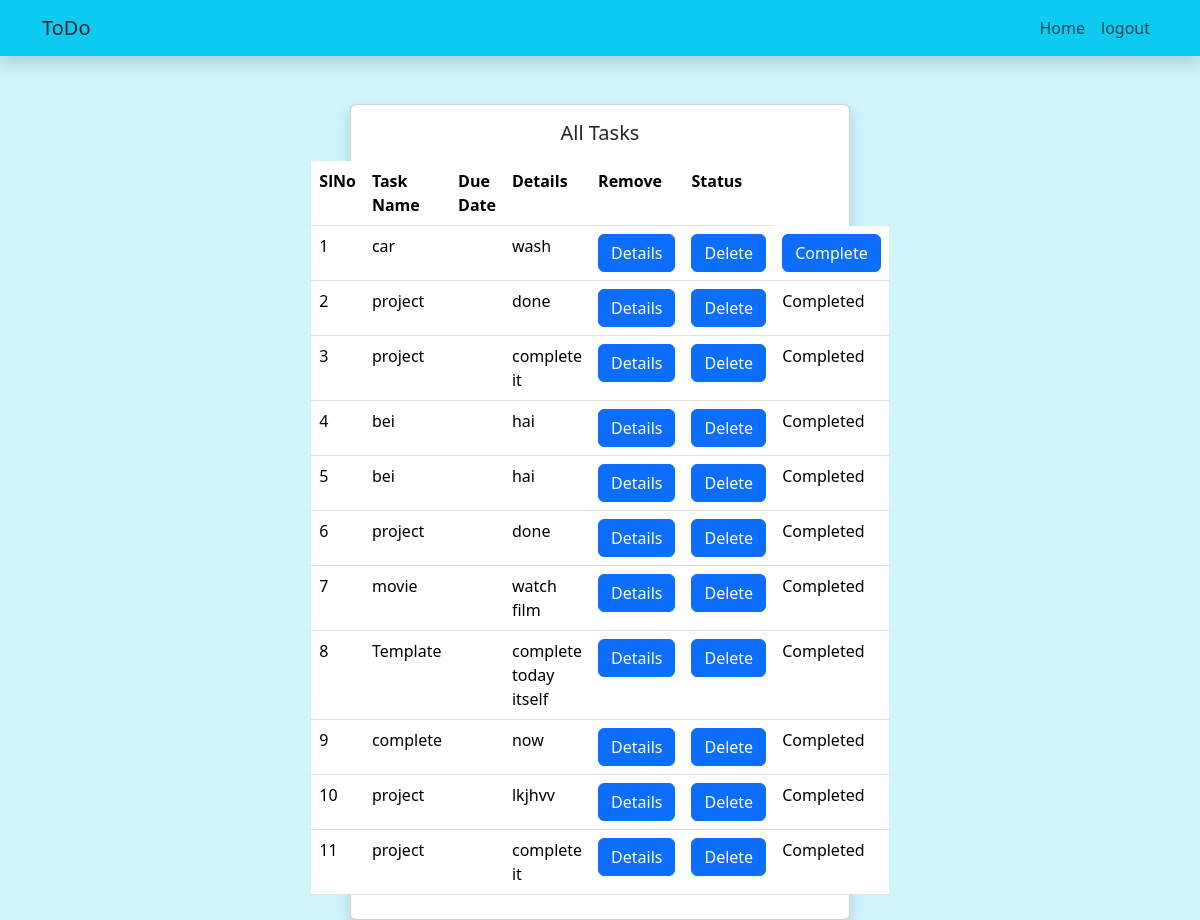
The app's page /task_manager/alltask/ (signed in) with its own data.
### task_manager/models.py (models this page shows, shortened)
class TaskModel(models.Model):
    task_name = models.CharField(max_length=100)
    task_description = models.TextField(max_length=200)
    created_date = models.DateTimeField(auto_now_add=True)
    due_date = models.DateTimeField()
    priority_level = [
        ("low","low"),
        ("medium","medium"),
        ("high","high")
    ]
    priority = models.CharField(max_length=10,choices=priority_level)
    point = models.IntegerField(default=0)
    status =models.BooleanField(default=False)
    user = models.ForeignKey(User,on_delete=models.CASCADE)

### task_manager/views.py (the view)
# urls.py: path('task_manager/alltask/',TaskReadView.as_view(),name="all_task"),
class TaskReadView(View):
    def get(self,request):
        data = TaskModel.objects.filter(user=request.user).order_by("status").values('id','task_name','task_description','status')
        return render(request,"alltask.html",{'data':data})

### task_manager/templates/alltask.html (shortened to what this page needs)
<!DOCTYPE html>
<html lang="en">
<head>
    <link href="https://cdn.jsdelivr.net/npm/bootstrap@5.3.3/dist/css/bootstrap.min.css" rel="stylesheet"
>
</head>
<body class="bg-info-subtle">
    <div>
        <nav class="navbar navbar-expand-lg bg-info bg-gradients shadow">
            <div class="container">
                <a href="" class="navbar-brand card-title">
                    ToDo
                </a>
                <div class="d-flex justify-content-start">
                    <ul class="navbar-nav">
                        <li class="nav-item">
                            <a href="http://127.0.0.1:8000/task_manager/welcome/" class="nav-link">Home</a>
                        </li>
                        <li class="nav-item">
                            <a href="http://127.0.0.1:8000/task_manager/logout/" class="nav-link">logout</a>
                        </li>
                    </ul>
                </div>
            </div>
        </nav>
    </div>
    <div class=" d-flex justify-content-center">
        <div class="card col-md-5 shadow bg-primary.bg-gradients mt-5">
            <h5 class="text-center mt-3">All Tasks</h5>
            <div class="d-flex justify-content-center mt-2 mb-2">
                <table class="table">
                    <tr>
                        <th>SlNo</th>
                        <th>Task Name</th>
                        <th>Due Date</th>
                        <th>Details</th>
                        <th>Remove</th>
                        <th>Status</th>
                    </tr>
                    {%for i in data%}
                    <tr>
                        <td>{{forloop.counter}}</td>
                        <td>{{i.task_name}}</td>
                        <td>{{i.due_date}}</td>
                        <td>{{i.task_description}}</td>
                        <td><a href="{%url 'details' i.id%}" class="btn btn-primary">Details</a></td>
                        <td><a href="{%url 'delete' i.id %}" class="btn btn-primary">Delete</a></td>
                        {%if i.status == False%}
                        <td><a href="{%url 'complete' i.id%}" class="btn btn-primary">Complete</a></td>
                        {%else%}
                        <td>Completed</td>
                        {%endif%}
                    </tr>
                    {%endfor%}
                </table>
            </div>
        </div>
    </div>
</body>
</html>

### records on screen
TaskModel: task_name "car", task_description "wash", status "Complete"
TaskModel: task_name "project", task_description "done", status "Completed"
TaskModel: task_name "project", task_description "complete it", status "Completed"
TaskModel: task_name "bei", task_description "hai", status "Completed"
TaskModel: task_name "bei", task_description "hai", status "Completed"
TaskModel: task_name "project", task_description "done", status "Completed"
TaskModel: task_name "movie", task_description "watch film", status "Completed"
TaskModel: task_name "Template", task_description "complete today itself", status "Completed"
TaskModel: task_name "complete", task_description "now", status "Completed"
TaskModel: task_name "project", task_description "lkjhvv", status "Completed"
TaskModel: task_name "project", task_description "complete it", status "Completed"
